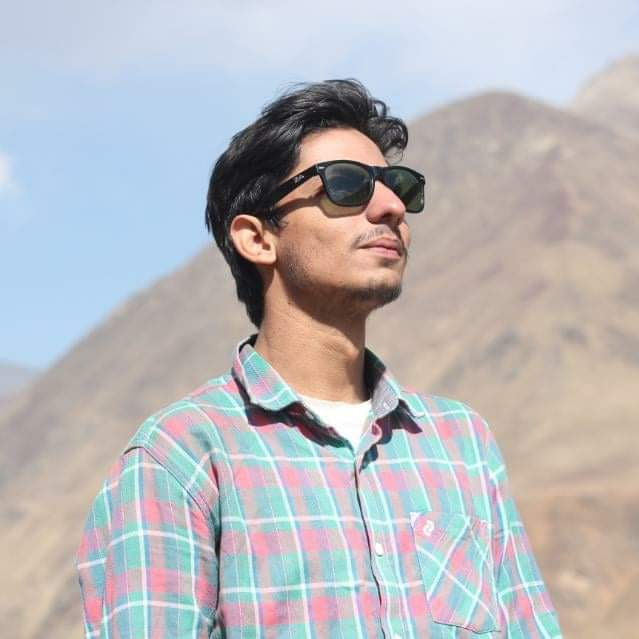
%> input picture 02-Image-Video/EdgedImageMaker/SamplePortrait.jpeg, 639 x 639 px
$ octave Q4.m   (GNU Octave 9; MATLAB toolbox functions it lacks are replaced by stand-ins)
%> lines starting %> are read from the running program, lines starting %| are printed output that depends on the picture; in (x1, y1, x2, y2) boxes, pixels count from 0 and x2, y2 are one past the last pixel; in counts of white or black regions, pixels touching at a corner belong together; the program's own positions count from 1
%% Author: Najam Khalil
% Computer Engineer
% Email: najamkhalil123@gmail.com

clc;clear all;close all;
image = rgb2gray(imread('SamplePortrait.jpeg'));
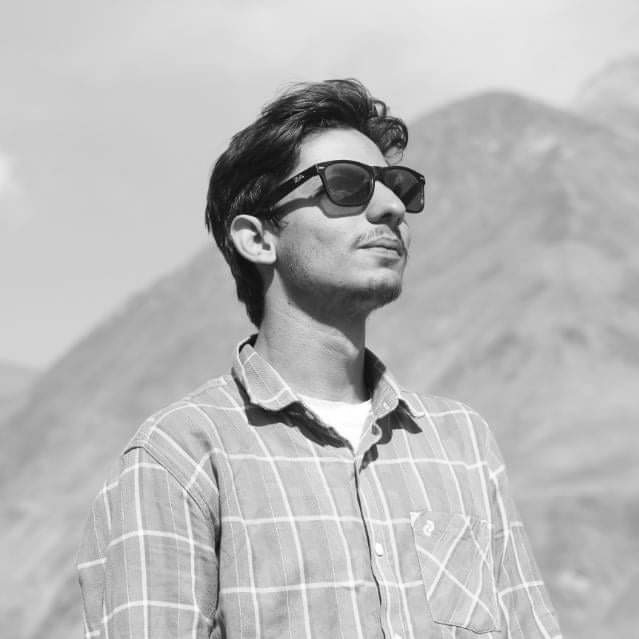
%> image: size 639x639 uint8; min 1, max 255, mean 184.9
filter=fspecial('gaussian',10);
image =image; %Gaussain
[r,c]=size(image);
%> r = 639; c = 639
filter=[0,-1,0;-1,8,-1,;0,-1,0];
filteredImage = conv2(double(image), filter, 'same');
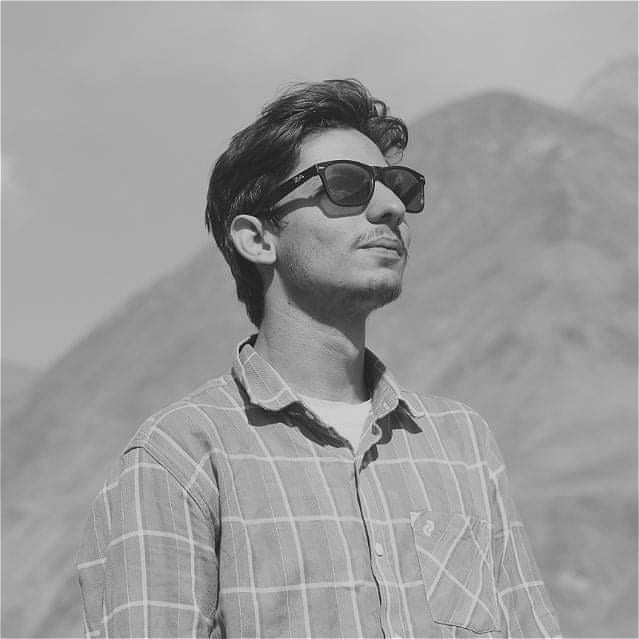
%> filteredImage: size 639x639 double; min -126, max 1290, mean 741; drawn with min black and max white
filteredImage=max(max(filteredImage))-filteredImage;
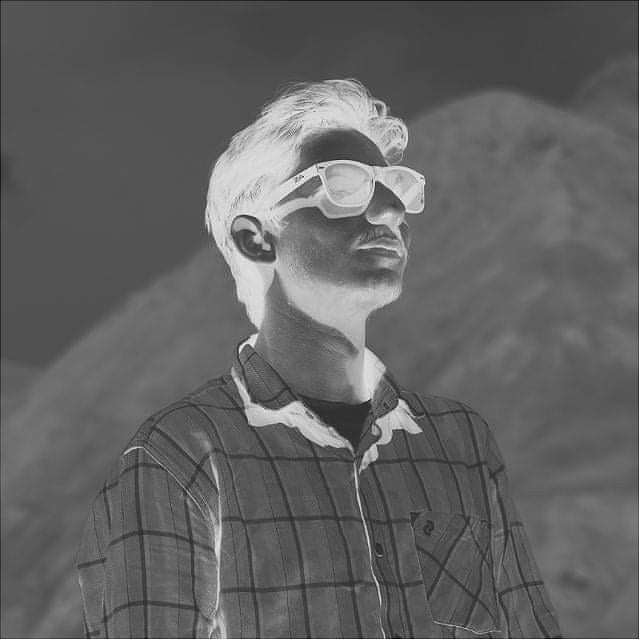
%> filteredImage: size 639x639 double; min 0, max 1416, mean 549; drawn with min black and max white
se = strel('line',8,1000);
eroded=imdilate(imbinarize(filteredImage),se);
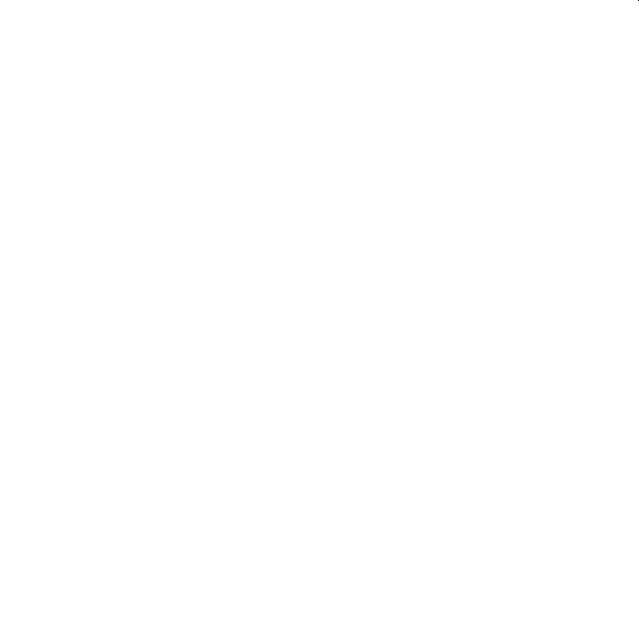
%> eroded: size 639x639 logical; 100% white; black in thin lines or dots, all inside (x1, y1, x2, y2) = (638, 0, 639, 1)
subplot 121
imshow(image,[]);
title('Original');
subplot 122
imshow(uint8(filteredImage),[]);
title('Lapalace Filtered');
